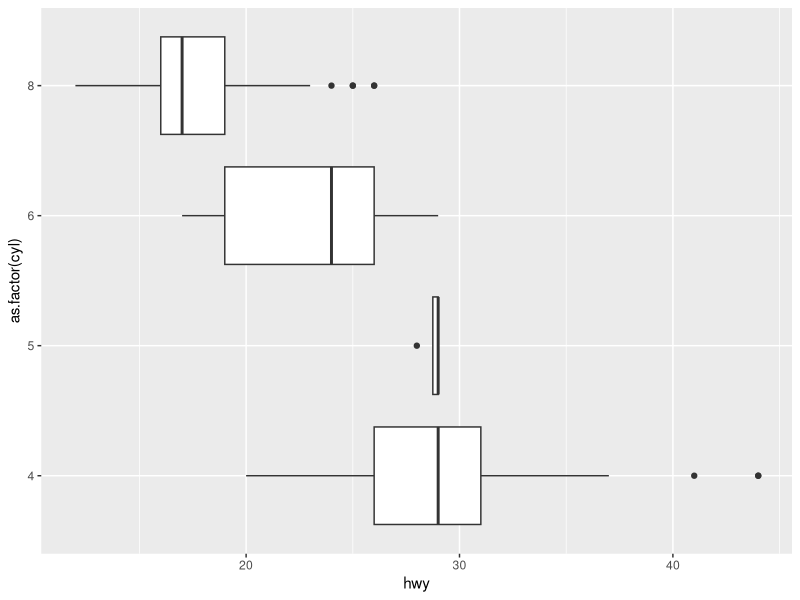
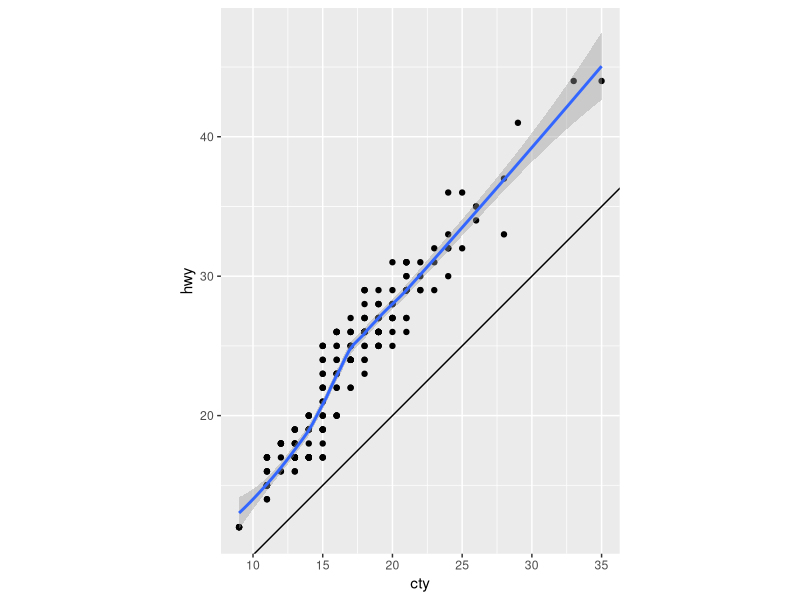
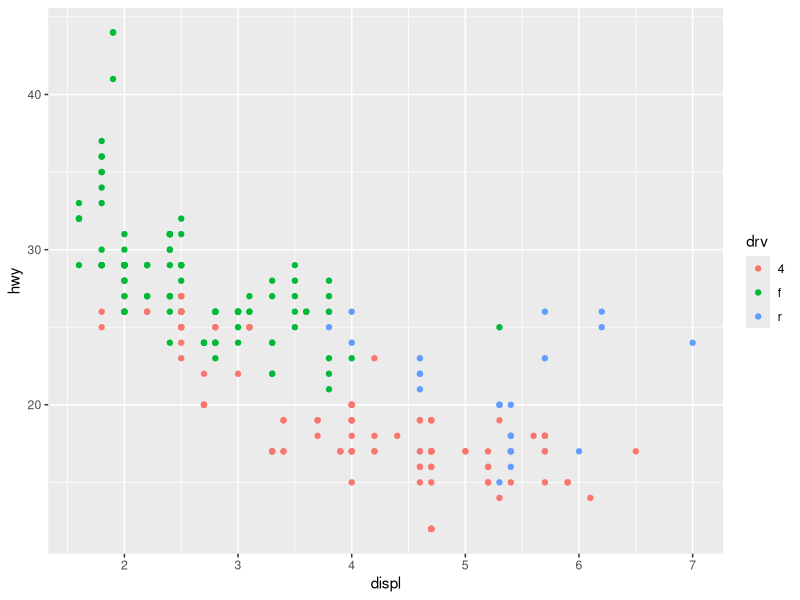

Source code (R) for these figures, in order:
#----------------------------------------------
# DATA 101
# Homework 1: Hussain Sarfraz
#----------------------------------------------

# Please save this script as "YOUR LAST NAME_HW1.R" and upload the script to Canvas. 
# You should also upload a word document containing your write up and graphs.
# Please type your code into the sections outlined below. 

library(tidyverse) #load the tidyverse library first
mpg #load the dataset next
#----------------------------------------------
# Question 1 
mpg$cyl #Displayed all values of cyl and hwy to understand data better
mpg$hwy

ggplot(data=mpg)+
  geom_boxplot(mapping=aes(x=as.factor(cyl),y=hwy))+coord_flip()

#----------------------------------------------
# Question 2
ggplot(data = mpg, mapping = aes(x = cty, y = hwy)) +
  geom_point() + 
  geom_abline() +
  coord_fixed() +
  geom_smooth()   # I added geom_smooth() to double check if my observations
                  # about geom_abline() showing a positive correlation between cty and hwy were correct

#----------------------------------------------
# Question 3

ggplot(data=mpg)+
  geom_point(mapping=aes(x=displ,y=hwy,color=drv))
